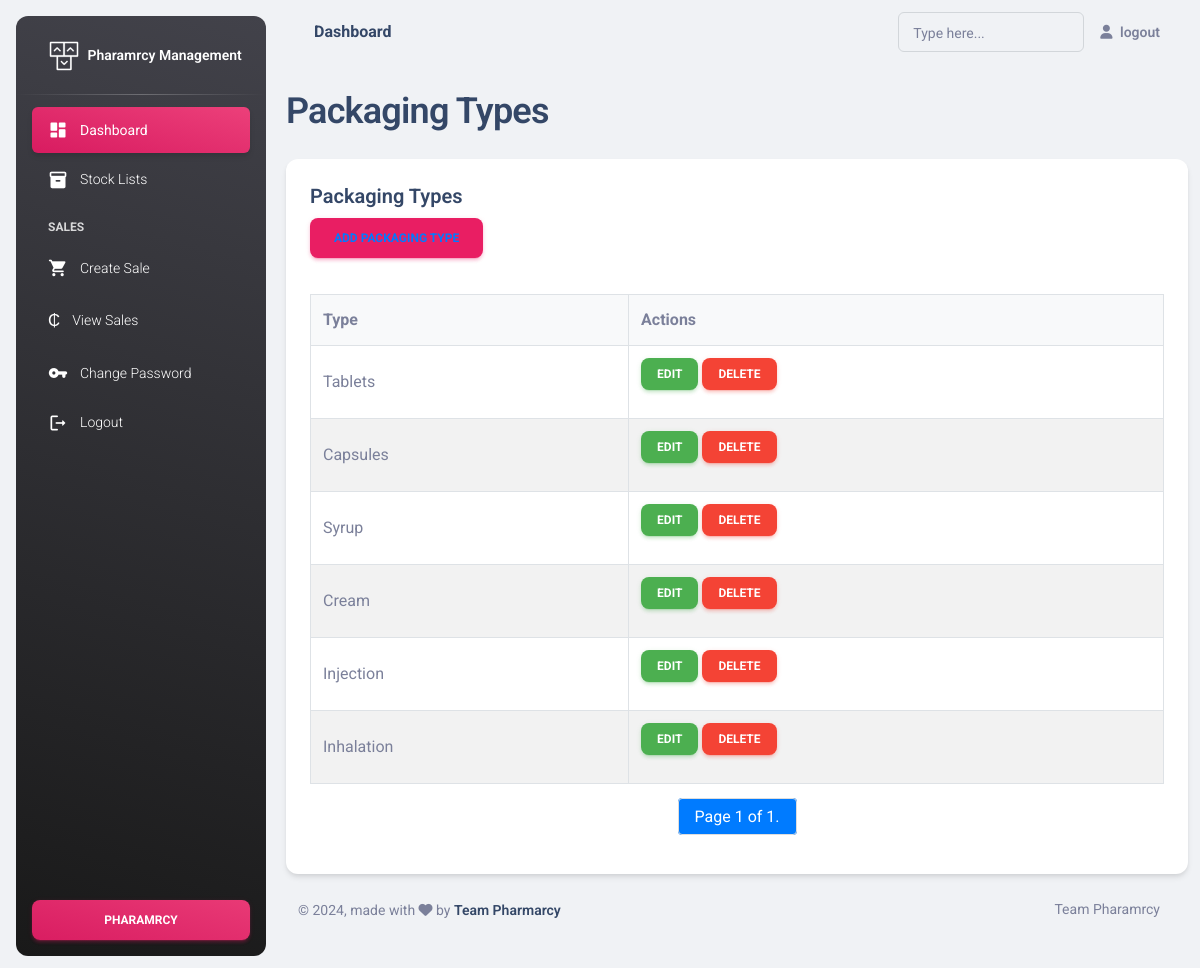
The page /packaging_types/ on the database its author committed.
### pms/models.py (models this page shows, shortened)
class PackagingType(models.Model):
    type = models.CharField(max_length=100)

### pms/views.py (the view)
# urls.py: path('packaging_types/', packaging_type_list, name='packaging_type_list'),
def packaging_type_list(request):
    packaging_types = PackagingType.objects.all()
    paginator = Paginator(packaging_types, 10)  # Show 10 packaging types per page.
    page_number = request.GET.get('page')
    page_obj = paginator.get_page(page_number)
    return render(request, 'packaging_type_list.html', {'page_obj': page_obj})

### pms/templates/packaging_type_list.html (shortened to what this page needs)
{% extends "dashboard.html" %}
{% load static crispy_forms_tags %}
{% block dash %}
<h2>Packaging Types</h2>
{% endblock %}
{% block dash3 %}
<div class="row">
    <div class="col-lg-12">
        <div class="card">
            <div class="card-body">
                <h5 class="card-title">Packaging Types</h5>
                <div class="action-links">
                    <a href="{% url 'packaging_type_create' %}" class="btn btn-primary">Add Packaging Type</a>
                </div>
                <div class="table-container">
                    <table>
                        <thead>
                            <tr>
                                <th>Type</th>
                                <th>Actions</th>
                            </tr>
                        </thead>
                        <tbody>
                            {% for packaging_type in page_obj %}
                            <tr>
                                <td>{{ packaging_type.type }}</td>
                                <td>
                                    <form action="{% url 'packaging_type_update' packaging_type.pk %}" method="post" style="display:inline;">
                                        <button type="submit" class="btn btn-success btn-sm">Edit</button>
                                    </form>
                                    <form action="{% url 'packaging_type_delete' packaging_type.pk %}" method="post" style="display:inline;">
                                        <button type="submit" class="btn btn-danger btn-sm">Delete</button>
                                    </form>
                                </td>
                            </tr>
                            {% endfor %}
                        </tbody>
                    </table>
                </div>
                <div class="pagination">
                    <span class="step-links">
                        <span class="current">
                            Page {{ page_obj.number }} of {{ page_obj.paginator.num_pages }}.
                        </span>
                    </span>
                </div>
            </div>
        </div>
    </div>
</div>
{% endblock dash3 %}

### pms/templates/packaging_type_list.html (style rules this page uses)
.table-container { margin: 20px 0; }
table { width: 100%; border-collapse: collapse; }
th, td { padding: 12px; text-align: left; border: 1px solid #dee2e6; }
th { background-color: #f8f9fa; font-weight: bold; }
tbody tr:nth-child(even) { background-color: #f2f2f2; }
.pagination { display: flex; justify-content: center; margin: 20px 0; }
.pagination .current { padding: 8px 16px; margin: 0 4px; border: 1px solid #ddd; border-radius: 4px; background-color: #007bff; color: #fff; }
.action-links { margin-bottom: 20px; }
.action-links a { margin-right: 10px; color: #007bff; text-decoration: none; }

### rows shown on the page
PackagingType: type "Tablets"
PackagingType: type "Capsules"
PackagingType: type "Syrup"
PackagingType: type "Cream"
PackagingType: type "Injection"
PackagingType: type "Inhalation"

### other values the page prints
{{ page_obj.number }} "1"
{{ page_obj.paginator.num_pages }} "1"
